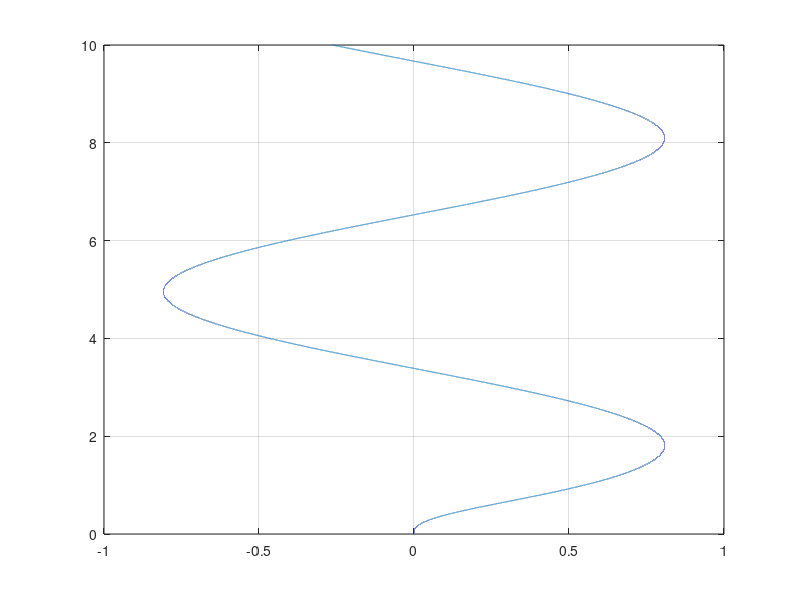

MATLAB code for this plot:
n=[0 20];
d=[1 6 5];
G=tf(n,d);
G1=feedback(G,1,-1);
t= 0:0.0001:10;
y=sin(t);
[y,t]=lsim(G1,y,t);
plot(y,t)
grid on